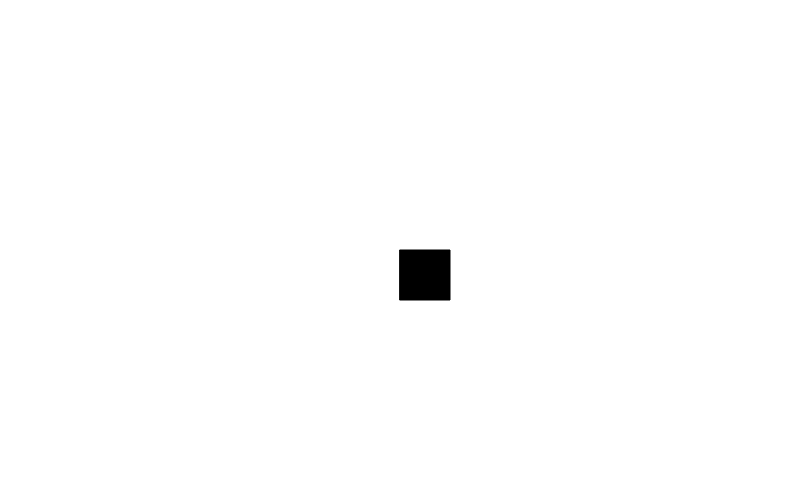
Frame 1 (no input)
Frame 60 (no input): identical to frame 1, image omitted
Frame 120 (the mouse pressed at the canvas centre since frame 60): identical to frame 1, image omitted

The p5.js sketch that drew this single still picture (run headless with seeded random() and noise() and a simulated clock; from frame 60 on, the mouse is pressed at the canvas centre):

// p5.js sketch
// ── sketch.js
var x1 = 400;
var x2 = 250;


function setup() {
  createCanvas(800,500);
  background(255);
  
}

function draw() {
  background(255);
  // make it so that when mouse is >400 but kess than 600, the screen goes black
  fill(0);
  rect(x1, x2, 50, 50);
  if(mouseX > 400 && mouseX < 600) {
    background(0);
  }
  
}
